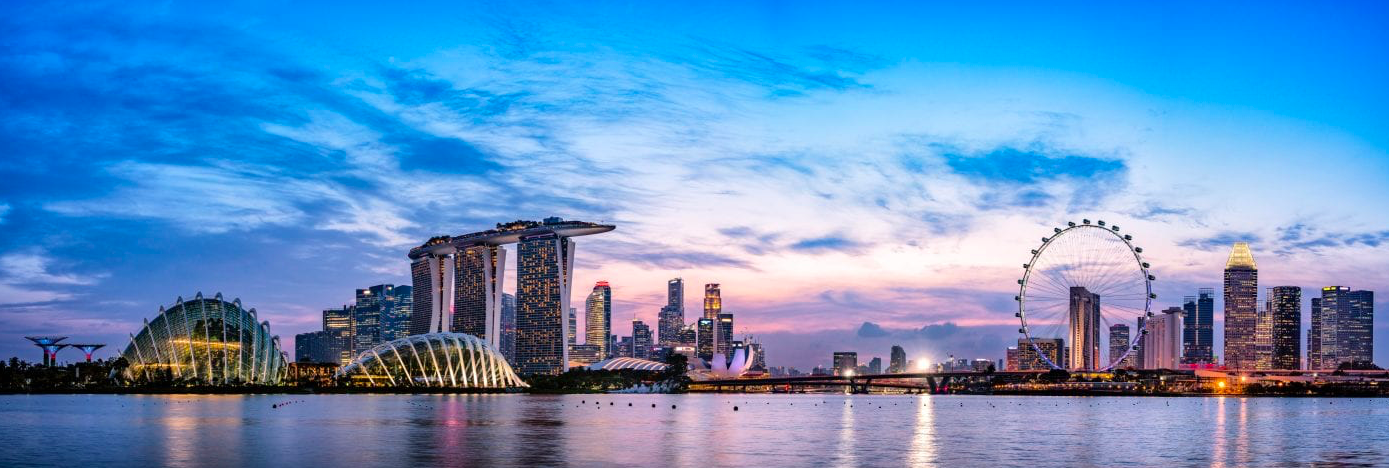
%> input picture All-Code/panorama.png, 1389 x 468 px
$ octave genImages.m   (GNU Octave 9; MATLAB toolbox functions it lacks are replaced by stand-ins)
%> lines starting %> are read from the running program, lines starting %| are printed output that depends on the picture
img = imread("panorama.png");
%> img is the input picture: size 468x1389x3 uint8; mean R, G, B 97.1, 144.9, 195.5
disp(size(img));
%|     468   1389      3

 img1_horizontal = 1:488;
 img2_horizontal = 438:951;
 img3_horizontal = 901:1389;
% img1_horizontal = 1:493;
% img2_horizontal = 433:956;
% img3_horizontal = 888:1389;


img1 = img(:,img1_horizontal,:);
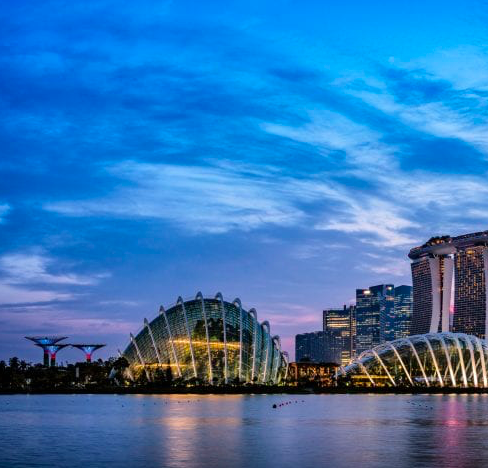
%> img1: size 468x488x3 uint8; mean R, G, B 54.1, 119.2, 182.1
img2 = img(:,img2_horizontal,:);
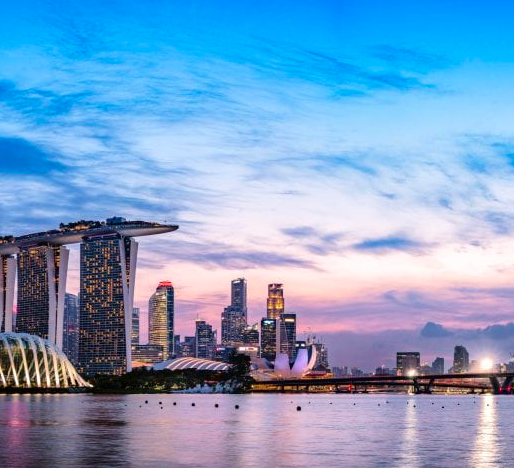
%> img2: size 468x514x3 uint8; mean R, G, B 125.2, 159.8, 199.4
img3 = img(:,img3_horizontal,:);
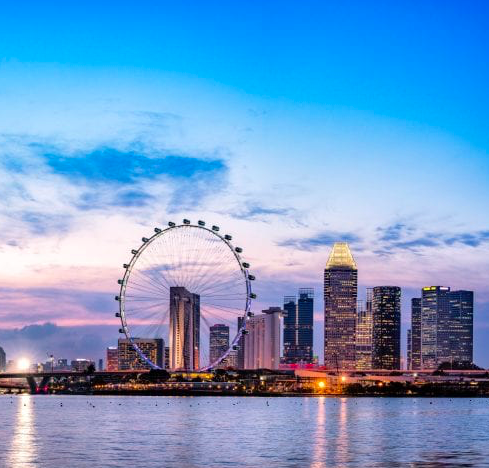
%> img3: size 468x489x3 uint8; mean R, G, B 113.2, 156.5, 204

% img1 = imadjust(img1,[0 1],[0.23 0.67]);
% img2 = imadjust(img2,[0 1],[0.23 0.67]);
% img3 = imadjust(img3,[0 1],[0.23 0.67]);
img1 = imadjust(img1,[0 1],[0.49 0.51]);
img2 = imadjust(img2,[0 1],[0.49 0.51]);
img3 = imadjust(img3,[0 1],[0.49 0.51]);


% img1 = imadjust(img1,[0 1],[0.45 0.55]);
% img2 = imadjust(img2,[0 1],[0.45 0.55]);
% img3 = imadjust(img3,[0 1],[0.45 0.55]);

imwrite(img1, 'city_left.png');
imwrite(img2, 'city_center.png');
imwrite(img3, 'city_right.png');
